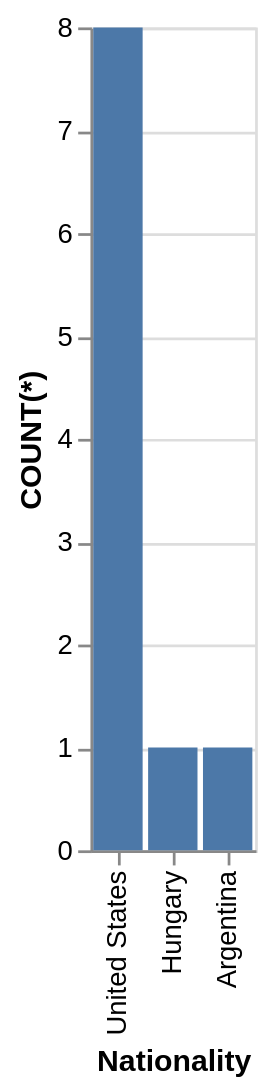

The Vega-Lite source for this figure:
### Vega-Lite specification from a JSON file in a GitHub repository (floating-point values rounded to 4 significant figures)
{"data": {"values": [{"x_data": "United States", "y_data": 8}, {"x_data": "Hungary", "y_data": 1}, {"x_data": "Argentina", "y_data": 1}]}, "mark": "bar", "encoding": {"x": {"field": "x_data", "type": "nominal", "title": "Nationality", "sort": {"op": "sum", "field": "y_data", "order": "descending"}}, "y": {"field": "y_data", "type": "quantitative", "title": "COUNT(*)"}}}
